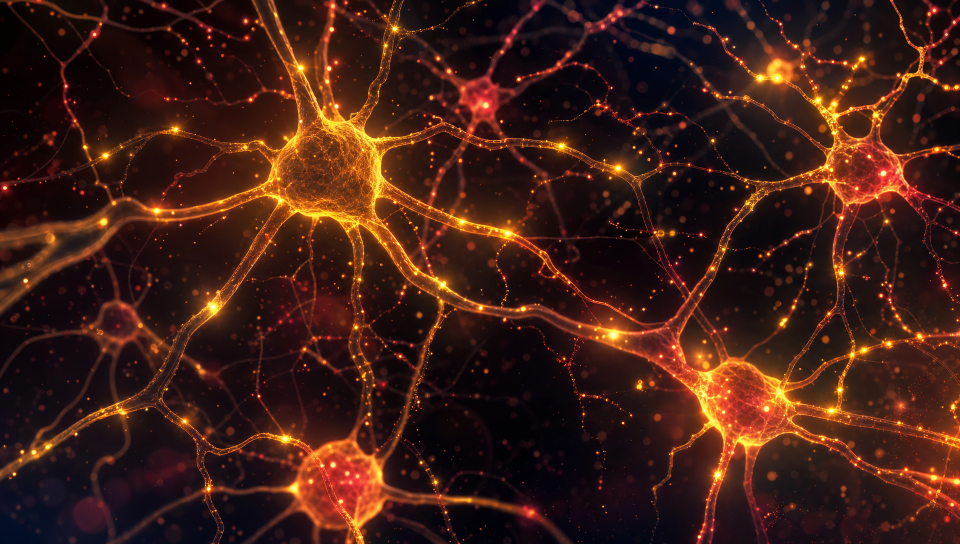
#> input picture assets/brain.png, 1920 x 1088 px, given in place of Gemini_Generated_Image_gvvtxpgvvtxpgvvt.png, which was not available (shown at 1/2 size)
$ python extract-brain.py
#> lines starting #> are read from the running program, lines starting #| are printed output that depends on the picture; after the words box and inside, x2 and y2 are one past the last pixel; in counts of white or black regions, pixels touching at a corner belong together; pictures that were not available may be replaced by others from this repository, and a replacement may not be noted
"""
Extract brain from dark background — creates transparent PNGs.
Removes Gemini watermark, aggressive background removal, soft edges.
"""
from PIL import Image, ImageFilter
import numpy as np

def extract_brain(input_path, output_path, threshold=25, feather=4):
#> called with output_path = 'brain-dim.png', threshold = 15, feather = 3
    img = Image.open(input_path).convert('RGBA')
    w, h = img.size
#> w = 1920; h = 1088

    # Crop out bottom-right Gemini watermark (roughly 80x80 corner)
    data = np.array(img)
    data[h-90:, w-90:, :] = [0, 0, 0, 0]
#> data: shape (1088, 1920, 4); mean R, G, B, A 64.3, 30.4, 21.1, 254

    # Calculate luminance
    r, g, b = data[:,:,0].astype(float), data[:,:,1].astype(float), data[:,:,2].astype(float)
    luminance = 0.299 * r + 0.587 * g + 0.114 * b
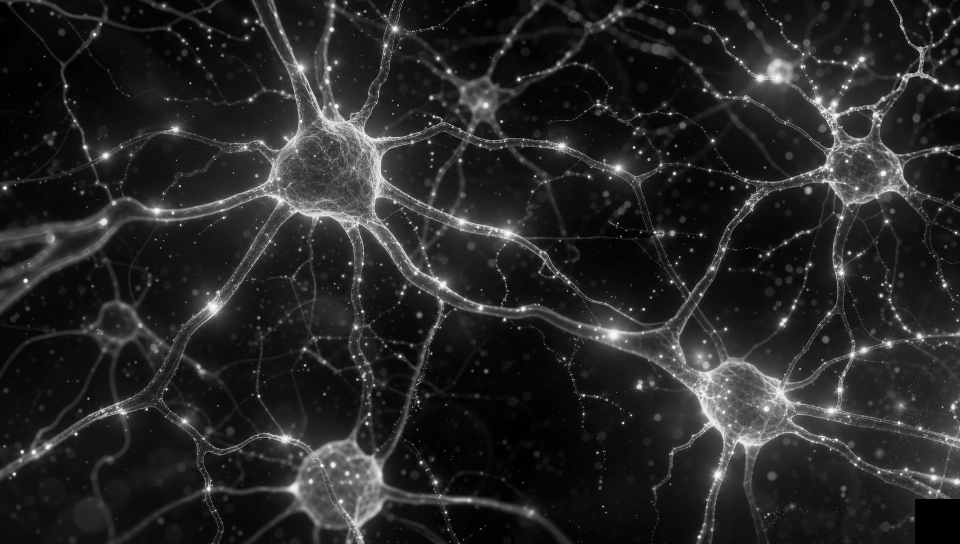
#> luminance: shape (1088, 1920) float64 (shown at 1/2 size); min 0, max 253.4, mean 39.4

    # Soft alpha ramp: fully transparent below threshold, fully opaque above upper
    upper = threshold + 60
    alpha = np.clip((luminance - threshold) * (255.0 / (upper - threshold)), 0, 255).astype(np.uint8)
    data[:,:,3] = alpha

    result = Image.fromarray(data)

    # Feather edges
    alpha_ch = result.split()[3]
    alpha_ch = alpha_ch.filter(ImageFilter.GaussianBlur(radius=feather))
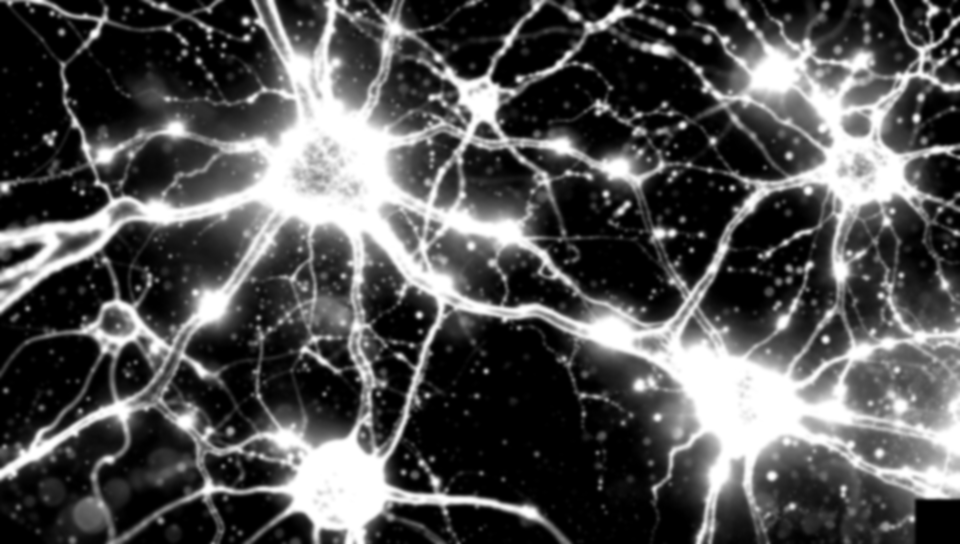
#> alpha_ch: PIL image 1920x1088 L (shown at 1/2 size); min 0, max 255, mean 82.7
    result.putalpha(alpha_ch)
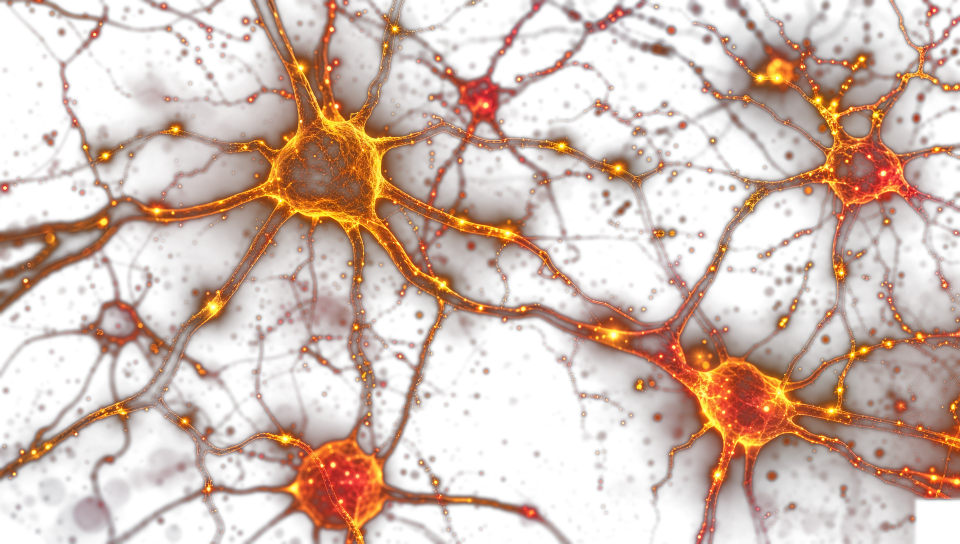
#> result: PIL image 1920x1088 RGBA (shown at 1/2 size); mean R, G, B, A 64.3, 30.4, 21.1, 82.7; transparent parts drawn white

    result.save(output_path, 'PNG', optimize=True)
    print(f"Saved: {output_path} ({w}x{h})")
#| Saved: brain-dim.png (1920x1088)

# Dim brain: very subtle glow, needs lower threshold to keep the outline
extract_brain(
    'C:/Users/Maple/Downloads/Gemini_Generated_Image_gvvtxpgvvtxpgvvt.png',
    'brain-dim.png',
    threshold=15, feather=3
)

# Lit brain: vibrant colors, can be more aggressive with bg removal
extract_brain(
    'C:/Users/Maple/Downloads/Gemini_Generated_Image_br56babr56babr56.png',
    'brain-lit.png',
    threshold=28, feather=4
)
#> call 2 of extract_brain, with output_path = 'brain-lit.png', threshold = 28, feather = 4
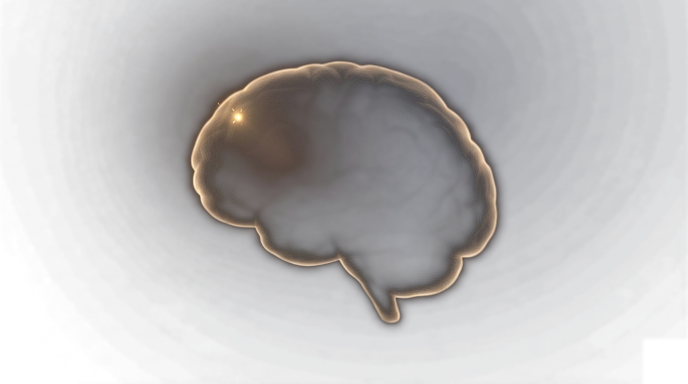
#> input picture img/brain-dim.png, 1376 x 768 px, given in place of Gemini_Generated_Image_br56babr56babr56.png, which was not available (shown at 1/2 size)
#> in extract_brain, img is the input picture: PIL image 1376x768 RGBA; mean R, G, B, A 36.4, 35.7, 41.2, 81.6
#> in extract_brain (call 2), `data[h-90:, w-90:, :] = [0, 0, 0, 0]`: data: shape (768, 1376, 4); 0.08% of pixels changed, all inside (x1, y1, x2, y2) = (1286, 678, 1376, 768)
#> in extract_brain (call 2), `r, g, b = data[:,:,0].astype(float), data[:,:,1].astype(float), data[:..`:
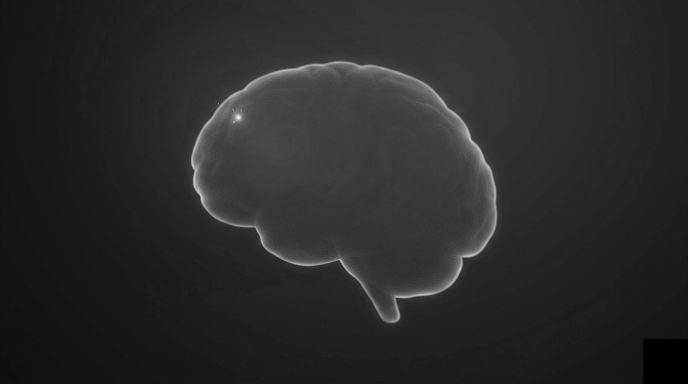
#> b: shape (768, 1376) float64 (shown at 1/2 size); min 0, max 244, mean 41.2
#> in extract_brain (call 2), `alpha = np.clip((luminance - threshold) * (255.0 / (upper - threshold)..`:
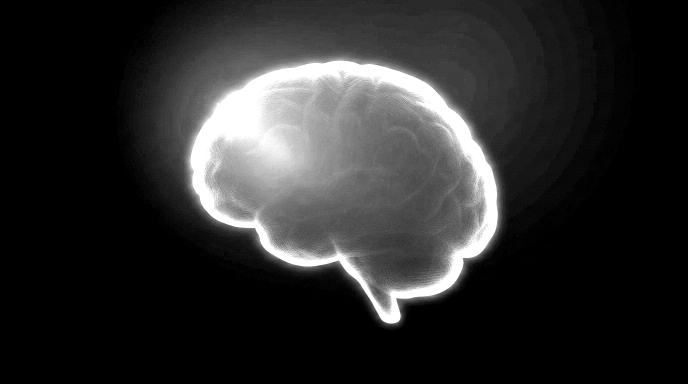
#> alpha: shape (768, 1376) (shown at 1/2 size); min 0, max 255, mean 43.6
#> in extract_brain (call 2), `data[:,:,3] = alpha`:
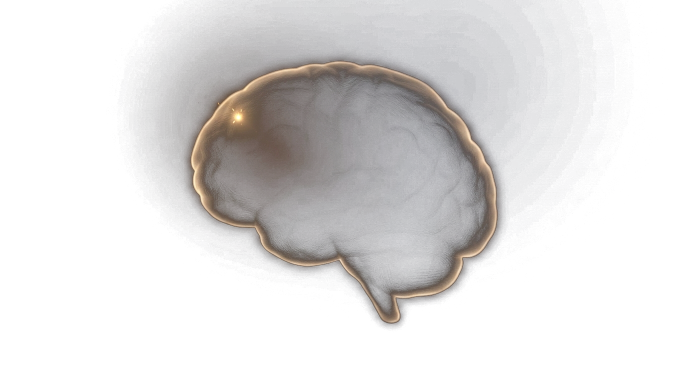
#> data: shape (768, 1376, 4) (shown at 1/2 size); mean R, G, B, A 36.4, 35.7, 41.2, 43.6; transparent parts drawn white
#| Saved: brain-lit.png (1376x768)

print("Done!")
